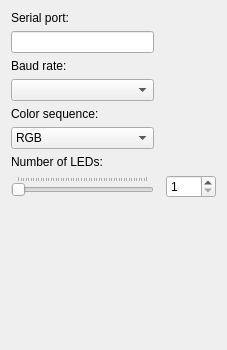
             <widget class="QWidget" name="tabDeviceArdulight">
              <attribute name="title">
               <string notr="true">Ardulight</string>
              </attribute>
              <layout class="QGridLayout" name="gridLayout_2">
               <property name="horizontalSpacing">
                <number>12</number>
               </property>
               <item row="0" column="0">
                <widget class="QLabel" name="label_SerialPort_2">
                 <property name="text">
                  <string>Serial port:</string>
                 </property>
                 <property name="buddy">
                  <cstring>lineEdit_AdalightSerialPort</cstring>
                 </property>
                </widget>
               </item>
               <item row="3" column="0">
                <widget class="QLabel" name="label_SerialPortBaudRate_2">
                 <property name="text">
                  <string>Baud rate:</string>
                 </property>
                 <property name="buddy">
                  <cstring>comboBox_AdalightSerialPortBaudRate</cstring>
                 </property>
                </widget>
               </item>
               <item row="4" column="0">
                <widget class="QComboBox" name="comboBox_ArdulightSerialPortBaudRate">
                 <property name="minimumSize">
                  <size>
                   <width>143</width>
                   <height>0</height>
                  </size>
                 </property>
                 <property name="maximumSize">
                  <size>
                   <width>143</width>
                   <height>16777215</height>
                  </size>
                 </property>
                 <property name="currentIndex">
                  <number>-1</number>
                 </property>
                </widget>
               </item>
               <item row="5" column="0">
                <widget class="QLabel" name="label_ColorSequence_2">
                 <property name="text">
                  <string>Color sequence:</string>
                 </property>
                 <property name="buddy">
                  <cstring>comboBox_AdalightColorSequence</cstring>
                 </property>
                </widget>
               </item>
               <item row="6" column="0">
                <widget class="QComboBox" name="comboBox_ArdulightColorSequence">
                 <property name="minimumSize">
                  <size>
                   <width>143</width>
                   <height>0</height>
                  </size>
                 </property>
                 <property name="maximumSize">
                  <size>
                   <width>143</width>
                   <height>16777215</height>
                  </size>
                 </property>
                 <item>
                  <property name="text">
                   <string notr="true">RGB</string>
                  </property>
                 </item>
                 <item>
                  <property name="text">
                   <string notr="true">RBG</string>
                  </property>
                 </item>
                 <item>
                  <property name="text">
                   <string notr="true">GRB</string>
                  </property>
                 </item>
                 <item>
                  <property name="text">
                   <string notr="true">GBR</string>
                  </property>
                 </item>
                 <item>
                  <property name="text">
                   <string notr="true">BRG</string>
                  </property>
                 </item>
                 <item>
                  <property name="text">
                   <string notr="true">BGR</string>
                  </property>
                 </item>
                </widget>
               </item>
               <item row="9" column="0">
                <spacer name="verticalSpacer_16">
                 <property name="orientation">
                  <enum>Qt::Vertical</enum>
                 </property>
                 <property name="sizeHint" stdset="0">
                  <size>
                   <width>140</width>
                   <height>141</height>
                  </size>
                 </property>
                </spacer>
               </item>
               <item row="2" column="0">
                <widget class="QLineEdit" name="lineEdit_ArdulightSerialPort">
                 <property name="sizePolicy">
                  <sizepolicy hsizetype="Preferred" vsizetype="Fixed">
                   <horstretch>0</horstretch>
                   <verstretch>0</verstretch>
                  </sizepolicy>
                 </property>
                 <property name="minimumSize">
                  <size>
                   <width>143</width>
                   <height>0</height>
                  </size>
                 </property>
                 <property name="maximumSize">
                  <size>
                   <width>143</width>
                   <height>16777215</height>
                  </size>
                 </property>
                 <property name="toolTip">
                  <string>Example for Windows: COM1, COM2 .. COMn, for Linux: /dev/ttyS0, /dev/ttyS1, /dev/ttyUSB0</string>
                 </property>
                 <property name="text">
                  <string notr="true"/>
                 </property>
                </widget>
               </item>
               <item row="7" column="0">
                <widget class="QLabel" name="label_11">
                 <property name="text">
                  <string>Number of LEDs:</string>
                 </property>
                </widget>
               </item>
               <item row="8" column="0">
                <widget class="QSlider" name="horizontalSlider_ArdulightNumberOfLeds">
                 <property name="minimum">
                  <number>1</number>
                 </property>
                 <property name="maximum">
                  <number>255</number>
                 </property>
                 <property name="orientation">
                  <enum>Qt::Horizontal</enum>
                 </property>
                 <property name="tickPosition">
                  <enum>QSlider::TicksAbove</enum>
                 </property>
                 <property name="tickInterval">
                  <number>5</number>
                 </property>
                </widget>
               </item>
               <item row="8" column="1">
                <widget class="QSpinBox" name="spinBox_ArdulightNumberOfLeds">
                 <property name="sizePolicy">
                  <sizepolicy hsizetype="Fixed" vsizetype="Fixed">
                   <horstretch>0</horstretch>
                   <verstretch>0</verstretch>
                  </sizepolicy>
                 </property>
                 <property name="minimumSize">
                  <size>
                   <width>50</width>
                   <height>0</height>
                  </size>
                 </property>
                 <property name="minimum">
                  <number>1</number>
                 </property>
                 <property name="maximum">
                  <number>255</number>
                 </property>
                </widget>
               </item>
              </layout>
             </widget>
